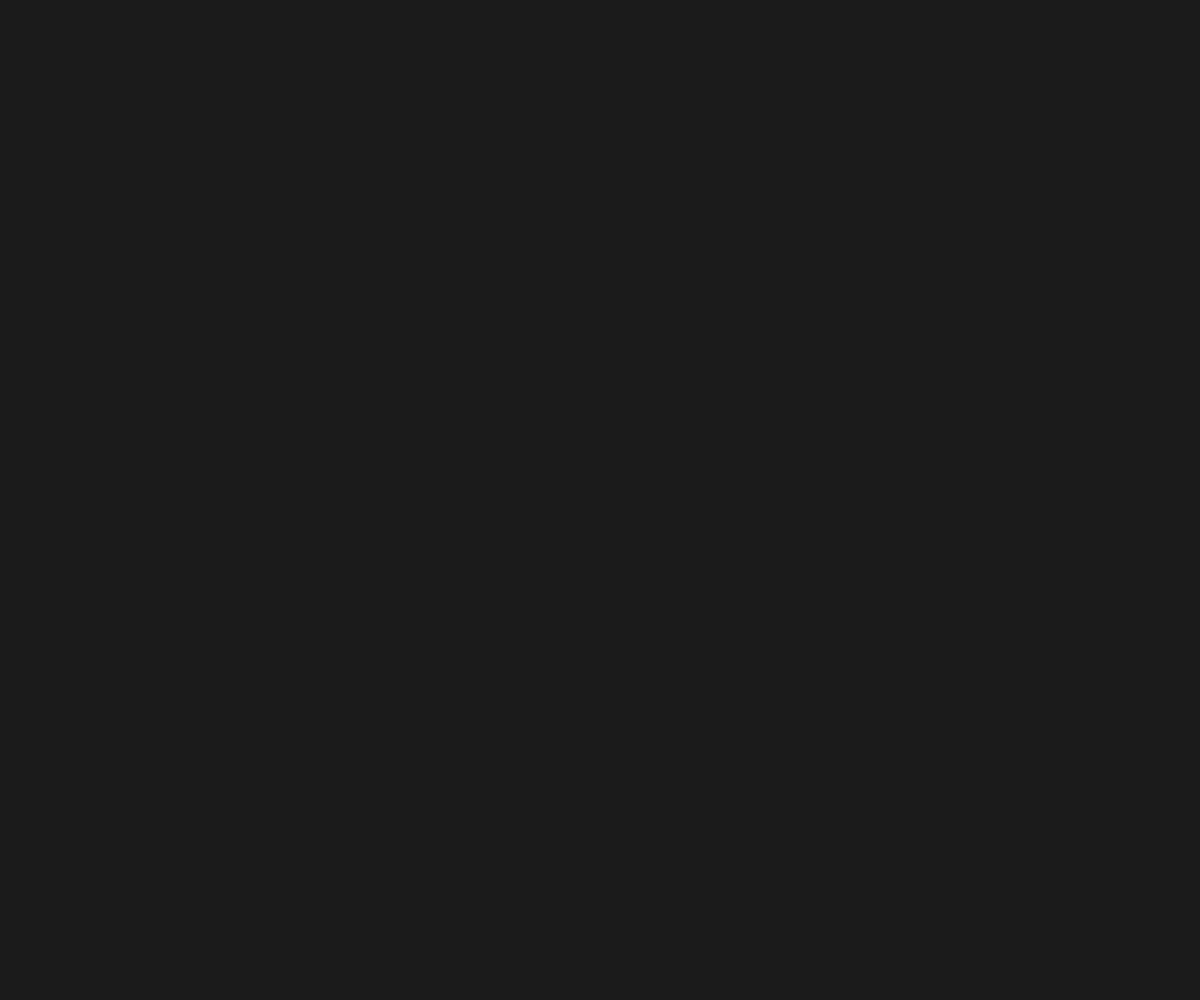
Frame 1 (no input)
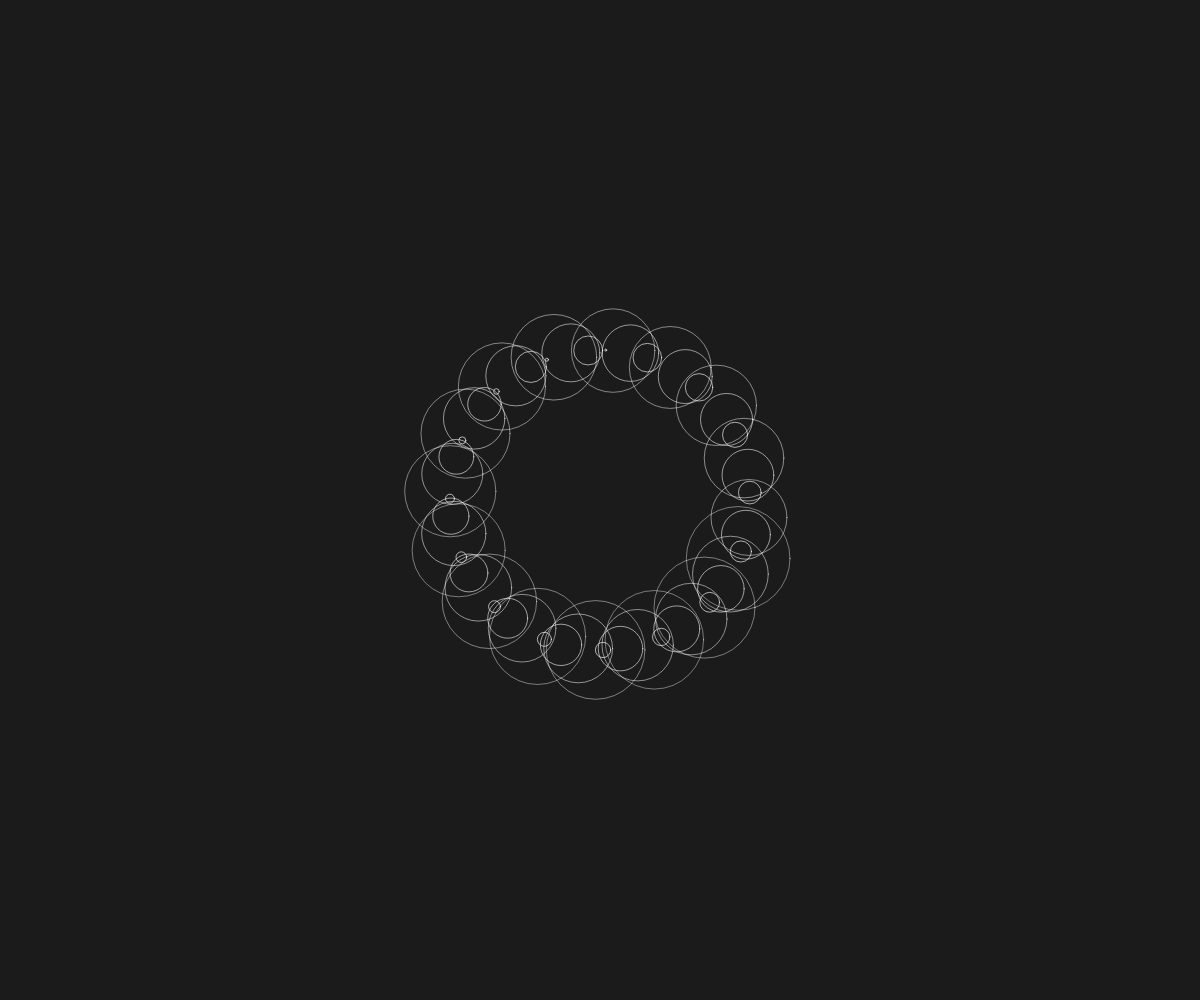
Frame 60 (no input)
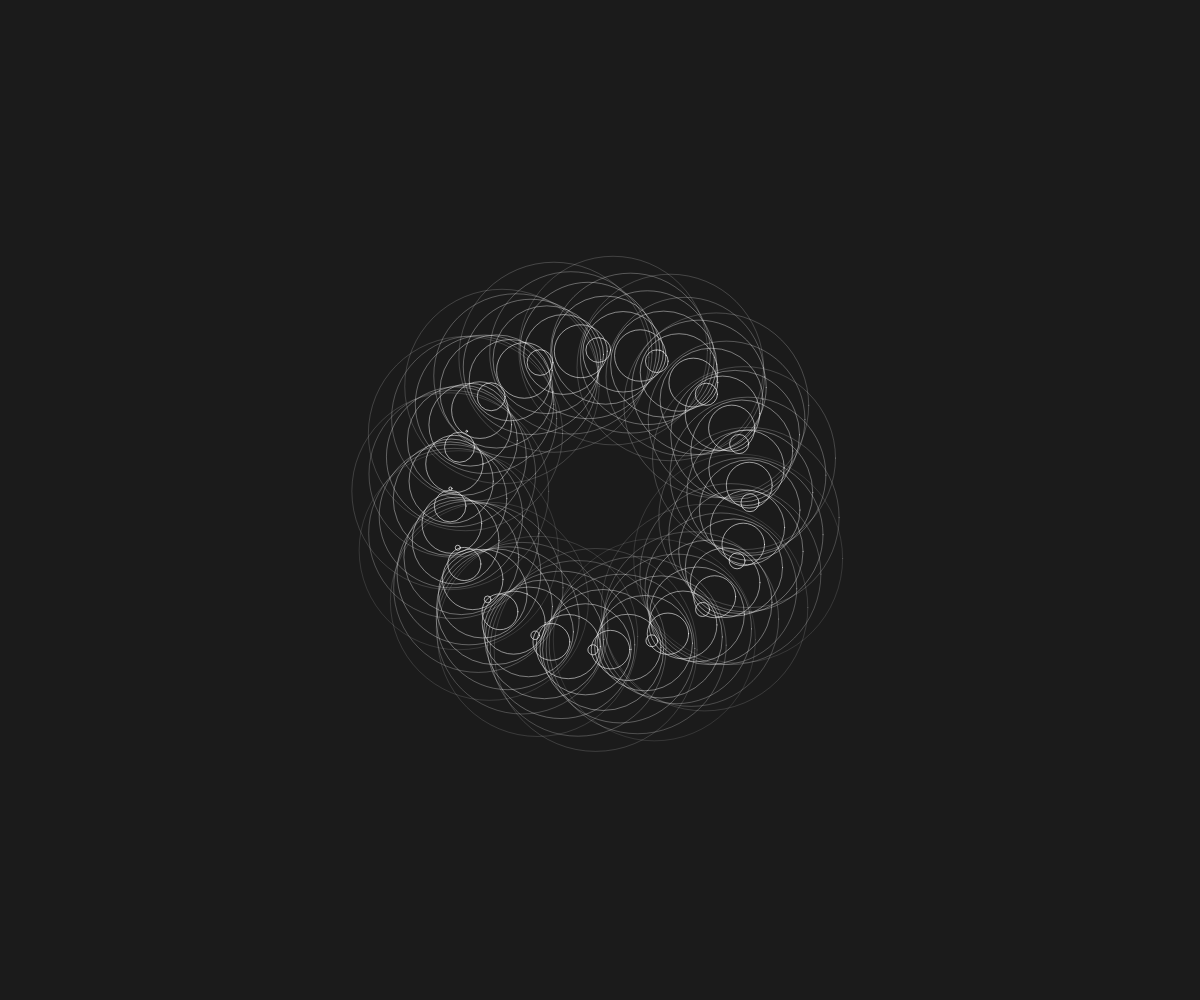
Frame 120 (the mouse pressed at the canvas centre since frame 60)

The p5.js sketch that drew these frames (run headless with seeded random() and noise() and a simulated clock; from frame 60 on, the mouse is pressed at the canvas centre):

// p5.js sketch
// ── sketch.js
var canvas;
let rings = [];
let animationOn = true;
let angle = 0;
let radius = 150; // Adjust the radius of the circular motion
let angularSpeed = 0.4; // Adjust the speed of the circular motion

function setup() {
  canvas = createCanvas(windowWidth, windowHeight);
  canvas.position(0, 0);
  canvas.style('z-index', 1);
}

function draw() {
  background(27);

  // Calculate the center of the circular motion
  let centerX = width / 2;
  let centerY = height / 2;

  // Update the angle for each frame with a faster speed
  angle += angularSpeed;

  // Calculate the new position based on the circular motion
  let x = centerX + cos(angle) * radius;
  let y = centerY + sin(angle) * radius;

  // Add a new ring to the array
  if (animationOn) {
    rings.push(new Ring(x, y));
  }

  // Display and update existing rings
  for (let i = 0; i < rings.length; i++) {
    rings[i].display();
    rings[i].grow();
    rings[i].fade();

    if (rings[i].alpha < 0) {
      rings.splice(i, 1);
    }
  }
}

class Ring {
  constructor(mx, my) {
    this.x = mx;
    this.y = my;
    this.diameter = 0;
    this.alpha = 255;
  }

  display() {
    // let col = map(this.diameter, 0, 50, 0, 100)
    noFill();
    strokeWeight(0.7);
    // stroke(255-col, col/2, 255-(col/4), this.alpha);
    stroke(255, this.alpha);
    circle(this.x, this.y, this.diameter);
  }

  grow() {
    this.diameter += random(1.5, 2);
  }

  fade() {
    this.alpha -= random(1, 2.5);
  }
}
